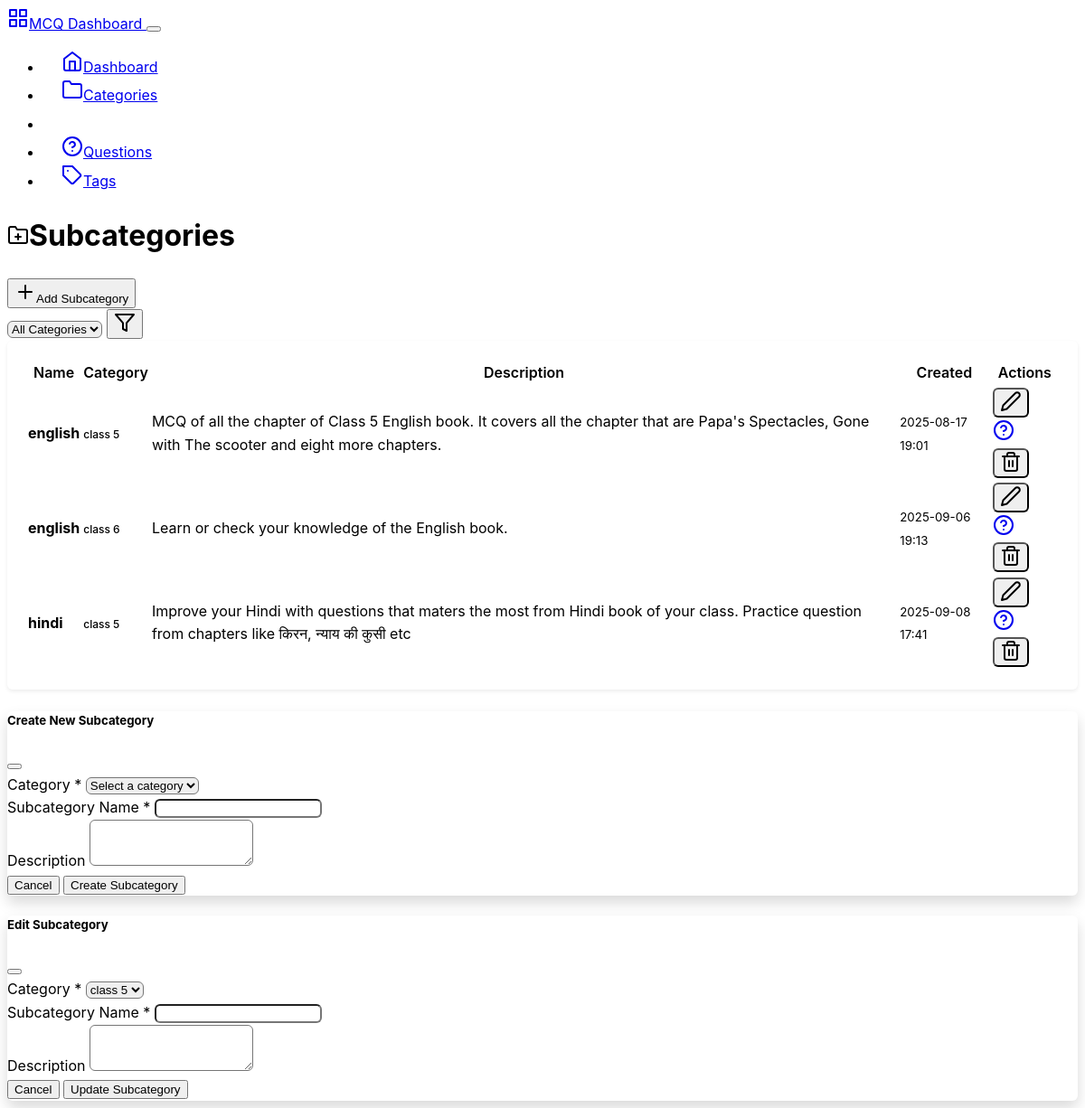
The page /backend/subcategories on the database its author committed.
### mcqbox/model.py (models this page shows, shortened)
class Subcategory(db.Model):
    id = db.Column(db.Integer, primary_key=True)
    name = db.Column(db.String(50), nullable=False)
    category_id = db.Column(db.Integer, db.ForeignKey('category.id'), nullable=False)
    category = db.relationship('Category', backref=db.backref('subcategories', lazy=True))
    description = db.Column(db.String(200), nullable=True)
    created_at = db.Column(db.DateTime, server_default=db.func.now())
    updated_at = db.Column(db.DateTime, server_default=db.func.now(), onupdate=db.func.now())

class Category(db.Model):
    id = db.Column(db.Integer, primary_key=True)
    name = db.Column(db.String(50), nullable=False, unique=True)
    description = db.Column(db.String(200), nullable=True)
    created_at = db.Column(db.DateTime, server_default=db.func.now())
    updated_at = db.Column(db.DateTime, server_default=db.func.now(), onupdate=db.func.now())

### mcqbox/backend/route.py (the view)
@app.route('/backend/subcategories')
def subcategories():
    category_id = request.args.get('category_id', type=int)
    categories_list = Category.query.all()
    if category_id:
        subcategories_list = Subcategory.query.filter_by(category_id=category_id).all()
        selected_category = Category.query.get(category_id)
    else:
        subcategories_list = Subcategory.query.all()
        selected_category = None
    return render_template('subcategories.html',
                         subcategories=subcategories_list,
                         categories=categories_list,
                         selected_category=selected_category)

### mcqbox/backend/templates/subcategories.html (shortened to what this page needs)
{% extends "base.html" %}
{% block content %}
<div class="row">
    <div class="col-12">
        <div class="d-flex justify-content-between align-items-center mb-4">
            <h1><i data-feather="folder-plus" class="me-2"></i>Subcategories</h1>
            <button class="btn btn-primary" data-bs-toggle="modal" data-bs-target="#createSubcategoryModal">
                <i data-feather="plus" class="me-2"></i>Add Subcategory
            </button>
        </div>
    </div>
</div>
<div class="row mb-3">
    <div class="col-md-4">
        <form method="GET">
            <div class="input-group">
                <select name="category_id" class="form-select" onchange="this.form.submit()">
                    <option value="">All Categories</option>
                </select>
                <button class="btn btn-outline-secondary" type="submit">
                    <i data-feather="filter"></i>
                </button>
            </div>
        </form>
    </div>
</div>
<div class="row">
    <div class="col-12">
        <div class="card">
            <div class="card-body">
                {% if subcategories %}
                    <div class="table-responsive">
                        <table class="table table-hover">
                            <thead>
                                <tr>
                                    <th>Name</th>
                                    <th>Category</th>
                                    <th>Description</th>
                                    <th>Created</th>
                                    <th class="text-end">Actions</th>
                                </tr>
                            </thead>
                            <tbody>
                                {% for subcategory in subcategories %}
                                <tr>
                                    <td>
                                        <strong>{{ subcategory.name }}</strong>
                                    </td>
                                    <td>
                                        <span class="badge bg-secondary">
                                            {{ subcategory.category.name if subcategory.category.name else 'Unknown' }}
                                        </span>
                                    </td>
                                    <td>
                                        <span class="text-muted">
                                            {{ subcategory.description if subcategory.description else 'No description' }}
                                        </span>
                                    </td>
                                    <td>
                                        <small class="text-muted">{{ subcategory.created_at.strftime('%Y-%m-%d %H:%M') }}</small>
                                    </td>
                                    <td class="text-end">
                                        <div class="btn-group" role="group">
                                            <button class="btn btn-sm btn-outline-secondary"
                                                    onclick="editSubcategory('{{ subcategory.id }}', '{{ subcategory.name }}', '{{ subcategory.description }}', {{ subcategory.category_id }})"
                                                    data-bs-toggle="modal" data-bs-target="#editSubcategoryModal">
                                                <i data-feather="edit-2"></i>
                                            </button>
                                            <a href="{{ url_for('questions', subcategory_id=subcategory.id) }}"
                                               class="btn btn-sm btn-outline-primary">
                                                <i data-feather="help-circle"></i>
                                            </a>
                                            <form method="POST" action="{{ url_for('delete_subcategory', subcategory_id=subcategory.id) }}"
                                                  class="d-inline" onsubmit="return confirm('Are you sure? This will delete all questions in this subcategory.')">
                                                <button type="submit" class="btn btn-sm btn-outline-danger">
                                                    <i data-feather="trash-2"></i>
                                                </button>
                                            </form>
                                        </div>
                                    </td>
                                </tr>
                                {% endfor %}
                            </tbody>
                        </table>
                    </div>
                {% endif %}
            </div>
        </div>
    </div>
</div>
<div class="modal fade" id="createSubcategoryModal" tabindex="-1">
    <div class="modal-dialog">
        <div class="modal-content">
            <form method="POST" action="{{ url_for('create_subcategory') }}">
                <div class="modal-header">
                    <h5 class="modal-title">Create New Subcategory</h5>
                    <button type="button" class="btn-close" data-bs-dismiss="modal"></button>
                </div>
                <div class="modal-body">
                    <div class="mb-3">
                        <label for="category_id" class="form-label">Category *</label>
                        <select class="form-select" id="category_id" name="category_id" required>
                            <option value="">Select a category</option>
                        </select>
                    </div>
                    <div class="mb-3">
                        <label for="name" class="form-label">Subcategory Name *</label>
                        <input type="text" class="form-control" id="name" name="name" required>
                    </div>
                    <div class="mb-3">
                        <label for="description" class="form-label">Description</label>
                        <textarea class="form-control" id="description" name="description" rows="3"></textarea>
                    </div>
                </div>
                <div class="modal-footer">
                    <button type="button" class="btn btn-secondary" data-bs-dismiss="modal">Cancel</button>
                    <button type="submit" class="btn btn-primary">Create Subcategory</button>
                </div>
            </form>
        </div>
    </div>
</div>
<div class="modal fade" id="editSubcategoryModal" tabindex="-1">
    <div class="modal-dialog">
        <div class="modal-content">
            <form method="POST" id="editSubcategoryForm">
                <div class="modal-header">
                    <h5 class="modal-title">Edit Subcategory</h5>
                    <button type="button" class="btn-close" data-bs-dismiss="modal"></button>
                </div>
                <div class="modal-body">
                    <div class="mb-3">
                        <label for="editCategoryId" class="form-label">Category *</label>
                        <select class="form-select" id="editCategoryId" name="category_id" required>
                            {% for category in categories %}
                            <option value="{{ category.id }}">{{ category.name }}</option>
                            {% endfor %}
                        </select>
                    </div>
                    <div class="mb-3">
                        <label for="editName" class="form-label">Subcategory Name *</label>
                        <input type="text" class="form-control" id="editName" name="name" required>
                    </div>
                    <div class="mb-3">
                        <label for="editDescription" class="form-label">Description</label>
                        <textarea class="form-control" id="editDescription" name="description" rows="3"></textarea>
                    </div>
                </div>
                <div class="modal-footer">
                    <button type="button" class="btn btn-secondary" data-bs-dismiss="modal">Cancel</button>
                    <button type="submit" class="btn btn-primary">Update Subcategory</button>
                </div>
            </form>
        </div>
    </div>
</div>
{% endblock %}

### mcqbox/backend/static/css/custom.css (style rules this page uses)
:root { --sidebar-width: 250px; --header-height: 70px; --border-radius: 0.375rem; --box-shadow: 0 0.125rem 0.25rem rgba(0, 0, 0, 0.075); --box-shadow-lg: 0 0.5rem 1rem rgba(0, 0, 0, 0.15); }
body { font-family: -apple-system, BlinkMacSystemFont, "Segoe UI", Roboto, "Helvetica Neue", Arial, sans-serif; line-height: 1.6; }
.card { border-radius: var(--border-radius); box-shadow: var(--box-shadow); margin-bottom: 1.5rem; }
.card-body { padding: 1.25rem; }
.table { margin-bottom: 0; }
.table th { border-top: none; font-weight: 600; color: var(--bs-body-color); background-color: var(--bs-secondary-bg); }
.btn-group .btn { border-radius: var(--border-radius) !important; margin-right: 0.25rem; }
.btn-group .btn:last-child { margin-right: 0; }
.modal-content { border-radius: var(--border-radius); box-shadow: var(--box-shadow-lg); }
.modal-header { border-bottom: 1px solid var(--bs-border-color); }
.modal-footer { border-top: 1px solid var(--bs-border-color); }
.form-control, .form-select { border-radius: var(--border-radius); }
.badge { font-size: 0.75rem; font-weight: 500; }

### rows shown on the page
Subcategory: name "english", category "class 5", description "MCQ of all the chapter of Class 5 English book. It covers all the chapter that are Papa's Spectacles, Gone with The scooter and eight more chapters.", created_at "2025-08-17 19:01"
Subcategory: name "english", category "class 6", description "Learn or check your knowledge of the English book.", created_at "2025-09-06 19:13"
Subcategory: name "hindi", category "class 5", description "Improve your Hindi with questions that maters the most from Hindi book of your class. Practice question from chapters like किरन, न्याय की कुसी etc", created_at "2025-09-08 17:41"

### other values the page prints
form field category_id "class 5"
